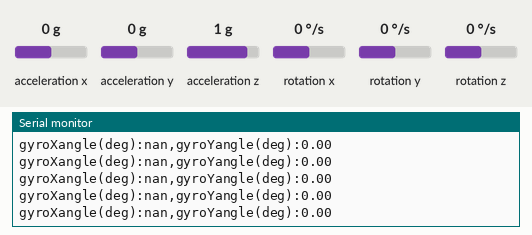
This sketch was run on a simulated Arduino Uno, built with avr-gcc and run on an emulated ATmega328P. Shown: the last lines printed to the serial monitor. Wiring (inferred from the names in the program): MPU-6050 motion sensor at I2C address 0x68. The inputs (shaded band) are chosen by the test bench; at power-on: rotation y 0 °/s, acceleration x 0 g, acceleration z 1 g, acceleration y 0 g, rotation x 0 °/s, rotation z 0 °/s.

Above: at 10.0 s.
10.1 s: rotation y set to -192 °/s
At 10.15 s:
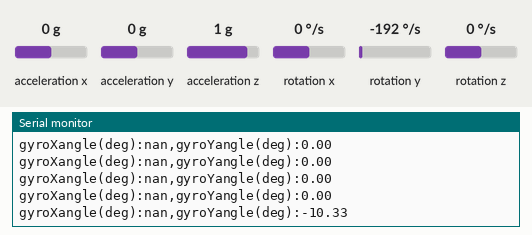
11.6 s: acceleration x set to -1.4 g
At 11.61 s:
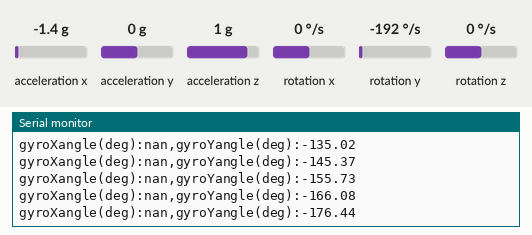
14.6 s: acceleration z set to -1.4 g
At 14.63 s:
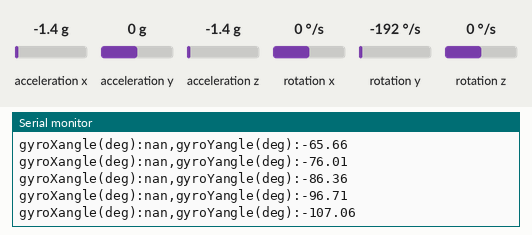
17.6 s: acceleration y set to -1.4 g
At 17.6 s:
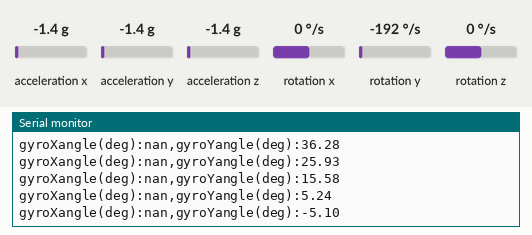
19.1 s: acceleration x set to 0 g
At 19.11 s:
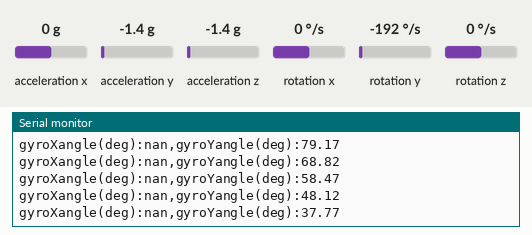
22.1 s: acceleration z set to 1.4 g
At 22.13 s:
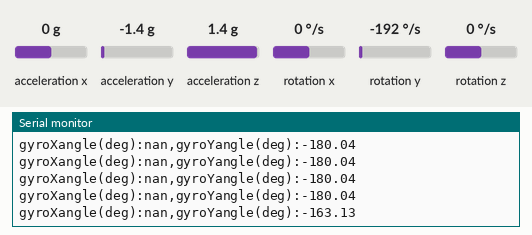
Timing chart, 0 to 25.1 s (numbered marks = the images above; inputs shaded):
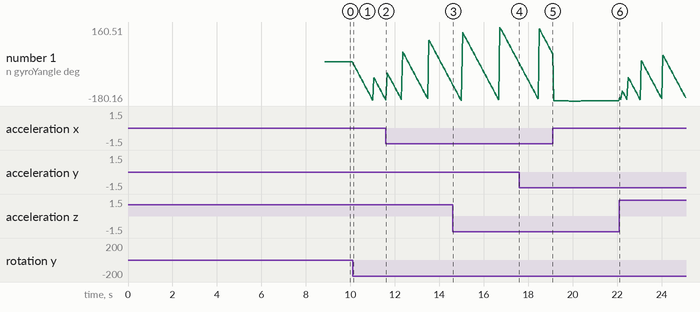

Measured:
- after the input at 10.1 s, the serial monitor: prints a new line at once (image 1)
- after the input at 22.1 s, the serial monitor: prints a new line at once (image 6)
- plotted number 1: 0 → -176.44 after the input at 10.1 s, -180.04 → -149 after the input at 22.1 s

The sketch:

mpu6050_kalman.ino
```cpp
#include <Wire.h>
#include <Kalman.h> // Source: https://github.com/TKJElectronics/KalmanFilter

//////#define RESTRICT_PITCH

Kalman kalmanX; // Create the Kalman instances
Kalman kalmanY;


/* ***********************************************************
                        Global Constants
 * ********************************************************* */
const int MPU_addr = 0x68;             // I2C address of MPU-6050

int16_t AcX, AcY, AcZ;                 //accelerometer - force it to be a 16-bit integer
double gForceX, gForceY, gForceZ;
long AcXo = 0, AcYo = 0, AcZo = 0;             //加速度计偏移量
int AcRange = 0;                       //accelerometer Range at the cost of Sensitivity - see setupMPU
//values 0, 1, 2, 3

int16_t GyX, GyY, GyZ;                 //gyroscope - force it to be a 16-bit integer
double rotX=0, rotY=0, rotZ=0;
long GyXo = 0, GyYo = 0, GyZo = 0;             //陀螺仪偏移量
int GyRange = 0;                       //gyroscope Range at the cost of Sensitivity - see setupMPU
//values 0, 1, 2, 3

double gyroXangle=0, gyroYangle=0;        // Angle calculate using the gyro only
double compAngleX=0, compAngleY=0;        // Calculated angle using a complementary filter
double kalAngleX=0, kalAngleY=0;          // Calculated angle using a Kalman filter

double roll;
double pitch;

float Tmp;                             //temperature

int loopDelay = 50;
int calibrateDelay = 1;

uint32_t timer;                        //微分时间

float pi = 3.14159265;

/*
  uint8_t n_sample = 8;                       //加速度计滤波算法采样个数
  float aaxs[8] = {0}, aays[8] = {0}, aazs[8] = {0};         //x,y轴采样队列
  long aax_sum, aay_sum, aaz_sum;                      //x,y轴采样和
*/

void setup() {
  Serial.begin(9600);
  Wire.begin();
  setupMPU();


  for(int i=0;i<500;i++) //可能是为了读出初始化后产生的脏数据
  {
    recordAccel();
    recordGyro();
  }

  delay(2000);
  unsigned short times = 2000;             //采样次数
  for (int i = 0; i < times; i++)          //得到初始的offset
  {
    recordAccel();
    recordGyro();
    AcXo += AcX; AcYo += AcY; AcZo += AcZ;      //采样和
    GyXo += GyX; GyYo += GyY; GyZo += GyZ;
    delay(calibrateDelay);
  }

  AcXo /= times; AcYo /= times; AcZo /= times; //计算加速度计偏移
  GyXo /= times; GyYo /= times; GyZo /= times; //计算陀螺仪偏移

/*
  Serial.print(" AcXo=");
  Serial.println(AcXo);
  Serial.print(" AcYo=");
  Serial.println(AcYo);
  Serial.print(" AcZo=");
  Serial.println(AcZo); */

  recordAccel();
  recordGyro();
  recordAngleByAcc();

  kalmanX.setAngle(roll); // Set starting angle
  kalmanY.setAngle(pitch);
  gyroXangle = roll;
  gyroYangle = pitch;
  compAngleX = roll;
  compAngleY = pitch;

  timer = micros();


}


void loop() {


  double dt = (double)(micros() - timer) / 1000000; // Calculate delta time
  timer = micros();

  recordAccel();
  //recordTemperature();
  recordGyro();

  recordAngleByAcc(); // 计算roll, pitch
  processGyroData();  // 计算陀螺仪输出的角速度rotX, rotY, rotZ

  //Kalman filter

#ifdef RESTRICT_PITCH
  // This fixes the transition problem when the accelerometer angle jumps between -180 and 180 degrees
  if ((roll < -90 && kalAngleX > 90) || (roll > 90 && kalAngleX < -90)) {
    kalmanX.setAngle(roll);
    compAngleX = roll;
    kalAngleX = roll;
    gyroXangle = roll;
  } else
    kalAngleX = kalmanX.getAngle(roll, rotX, dt); // Calculate the angle using a Kalman filter

  if (abs(kalAngleX) > 90)
    rotY = -rotY; // Invert rate, so it fits the restriced accelerometer reading
  kalAngleY = kalmanY.getAngle(pitch, rotY, dt);
#else
  // This fixes the transition problem when the accelerometer angle jumps between -180 and 180 degrees
  if ((pitch < -90 && kalAngleY > 90) || (pitch > 90 && kalAngleY < -90)) {
    kalmanY.setAngle(pitch);
    compAngleY = pitch;
    kalAngleY = pitch;
    gyroYangle = pitch;
  } else
    kalAngleY = kalmanY.getAngle(pitch, rotY, dt); // Calculate the angle using a Kalman filter

  if (abs(kalAngleY) > 90)
    rotX = -rotX; // Invert rate, so it fits the restriced accelerometer reading
  kalAngleX = kalmanX.getAngle(roll, rotX, dt); // Calculate the angle using a Kalman filter
#endif

  //角速度累加
  gyroXangle += rotX * dt; // Calculate gyro angle without any filter
  gyroYangle += rotY * dt;

  //gyroXangle += kalmanX.getRate() * dt; // Calculate gyro angle using the unbiased rate
  //gyroYangle += kalmanY.getRate() * dt;

  compAngleX = 0.93 * (compAngleX + rotX * dt) + 0.07 * roll; // Calculate the angle using a Complimentary filter
  compAngleY = 0.93 * (compAngleY + rotY * dt) + 0.07 * pitch;

  // Reset the gyro angle when it has drifted too much
  if (gyroXangle < -180 || gyroXangle > 180)
    gyroXangle = kalAngleX;
  if (gyroYangle < -180 || gyroYangle > 180)
    gyroYangle = kalAngleY;


  //printData();
  //plotAccelData();
  plotData();
  delay(loopDelay);

}

/* ***********************************************************
                           Functions
 * ********************************************************* */

void setupMPU() {
  /* *********************************************************
     This function consists of three parts:
       Sets the MPU-6050 Power Management Device reset, sleep mode,
         cycle mode, and Temperature disable bits to zero
       Sets Accelerometer sensitivity
       Sets Gyroscope Sensitivity
     Could be called again if a change in sensitivty is desired
  */

  //Local Variable
  byte c;                              //byte should be a unsigned 8-bit value
  byte buffer[1];

  /* *********************
           PWR_MGMT_1
   ********************* */
  /* Power Management Section 4.28 in Register Map Datasheet.  Since the MPU-6050
     powers up in sleep mode, we'll need to wake it.
      Register  Bit7     Bit6   Bit5   Bit4   Bit3   Bit2  Bit1  Bit0
     |   6B   |Device | Sleep | Cycle |  -  | Temp  |    CLKSEL       |
     |        | Reset |       |       |     |Disable|  (clock source) |
     -->Page 9 (in section 4) see Note: The device will come up in sleep mode upon power-up.
  */
  readFrom(0x6B, 1, buffer);
  c = buffer[1] & 0x07;                //Registry Value AND with 0b00000111 zeros bits 7,6,5,4 & 3
  writeTo(0x6B, c);                    //Then we set the bits to zero and keep the clock source bits the same
  //OR writeTo(0x6B,0);
  //Caution: this will also set the clock source to zero - which in this case is ok
  //  if you didn't want to change the clock source (example using an external clock)
  //  use a method like above.

  /* *********************
          GYRO_CONFIG
   ********************* */
  /* Gyroscope Configuration Section 4.4 in Register Map Datasheet
     full scale range: ±250, ±500, ±1000, ±2000°/sec
      Register  Bit7    Bit6    Bit5     Bit4   Bit3    Bit2  Bit1  Bit0
     |   1B   | XG_ST | YG_ST | ZG_ST |Full Scale Range|  -  |  -  |  -  |
     |        |       |       |       | Select FS_SEL  |     |     |     |
     (Setting XG_ST,TG_ST and ZG_ST to 1 will perform a self test)

     Section 4.19 Gyroscope Measurements:
      FS_SEL    Binary    Full Scale Range
     |   0   |      0  |     ±250°/sec     |
     |   1   |   1000  |     ±500°/sec     |
     |   2   |  10000  |    ±1000°/sec     |
     |   3   |  11000  |    ±2000°/sec     |
     -->Note: FS_SEL/360*60sec/min = RotationValue in RPM
        Sensitivity decreases with larger range.
  */
  switch (GyRange) {                   //GyRange set in Global Variables above
    case 0:
      writeTo(0x1B, 0x0);             //Set GYRO_CONFIG to FS_SEL ±250°/sec
      break;
    case 1:
      writeTo(0x1B, 0x8);             //Set GYRO_CONFIG to FS_SEL ±500°/sec
      break;
    case 2:
      writeTo(0x1B, 0x10);            //Set GYRO_CONFIG to FS_SEL ±1000°/sec
      break;
    case 3:
      writeTo(0x1B, 0x18);            //Set GYRO_CONFIG to FS_SEL ±2000°/sec
      break;
    default:
      writeTo(0x1B, 0x0);             //Set GYRO_CONFIG to FS_SEL ±250°/sec
  }

  /* *********************
         ACCEL_CONFIG
   ********************* */
  /* Accelerometer Configuration Section 4.5 in the Register Map datasheet
     full scale range: ±2g, ±4g, ±8g, and ±16g
     Register   Bit7    Bit6    Bit5     Bit4   Bit3    Bit2  Bit1  Bit0
     |   1C   | XA_ST | YA_ST | ZA_ST |Full Scale Range|  -  |  -  |  -  |
     |        |       |       |       | Select AFS_SEL |     |     |     |
     (Setting XA_ST,TA_ST and ZA_ST to 1 will perform a self test)

     Section 4.17
      AFS_SEL   Binary  Full Scale Range
     |   0   |      0  |     ±2g        |
     |   1   |   1000  |     ±4g        |
     |   2   |  10000  |     ±8g        |
     |   3   |  11000  |    ±16g        |
  */
  switch (AcRange) {                   //AcSensitivity set in Global Variables above
    case 0:
      writeTo(0x1C, 0x0);             //Set ACCEL_CONFIG to AFS_SEL ±2g
      break;
    case 1:
      writeTo(0x1C, 0x8);             //Set GYRO_CONFIG to AFS_SEL ±4g
      break;
    case 2:
      writeTo(0x1C, 0x10);            //Set GYRO_CONFIG to AFS_SEL ±8g
      break;
    case 3:
      writeTo(0x1C, 0x18);            //Set GYRO_CONFIG to AFS_SEL ±16g
      break;
    default:
      writeTo(0x1C, 0x0);             //Set GYRO_CONFIG to AFS_SEL ±2g
  }
}

void writeTo(byte toAddress, byte value) {
  /* *********************************************************
    Generic Wire.write() registry byte routine
         toAddress - registry location value
             value - numeric byte value
  */
  Wire.beginTransmission(MPU_addr);    // This begins the I2C communication to the MPU
  Wire.write(toAddress);               // Access the register
  Wire.write(value);                   // Set the byte value to register above
  Wire.endTransmission(true);          // Close I2C communication
}

void readFrom(byte fromAddress, int num, byte results[]) {
  /* *********************************************************
     Generic Wire.read() registry byte routine
       fromAddress - registry location value
               num - number of bytes
         results[] - array to store byte values
  */
  Wire.beginTransmission(MPU_addr);    //I2C address of the MPU
  Wire.write(fromAddress);             //Starting register for Readings
  Wire.endTransmission(false);         //This resent the request and holds the MPU for exclusive communication
  Wire.requestFrom(MPU_addr, num, true); //Request num Registers bytes and releases I2C
  int i = 0;
  while (Wire.available()) {
    results[i] = Wire.read();          //Stores values in buffer arrray
    i++;
  }
}

void recordAccel() {
  /* *********************************************************
      Section 4.17 Accelerometer Measurements Registers 3B - 40
      Note the values are broken up into High and Low bytes so we
      must store the first value and shift it 8 bits over and OR it
      with the second value to form the 16 bit value.
  */
  //Local Variable
  byte buffer[6];

  readFrom(0x3B, 6, buffer);
  AcX = buffer[0] << 8 | buffer[1];    //Store two bytes 0x3B (ACCEL_XOUT_H) & 0x3C (ACCEL_XOUT_L)
  //AcX = buffer[0]*256+buffer[1];     // OR you could also do this
  AcY = buffer[2] << 8 | buffer[3];    //Store two bytes 0x3D (ACCEL_YOUT_H) & 0x3E (ACCEL_YOUT_L)
  AcZ = buffer[4] << 8 | buffer[5];    //Store two bytes 0x3F (ACCEL_ZOUT_H) & 0x40 (ACCEL_ZOUT_L)

}

void processAccelData() {
  /* *********************************************************
     Section 4.17 Accelerometer Measurements

      AFS_SEL Binary Full Scale Range  LSB Sensitity
     |   0   |   0  |     ±2g        |  16384 LSB/g |
     |   1   |   1  |     ±4g        |   8192 LSB/g |
     |   2   |  10  |     ±8g        |   4096 LSB/g |
     |   3   |  11  |    ±16g        |   2048 LSB/g |

     --> g force in direction = AcX/LSB Sensitivity
  */
  //Local Variable
  float LSB;

  switch (AcRange) {
    case 0:
      LSB = 16384.0;                  //AFS_SEL ±2g
      break;
    case 1:
      LSB = 8192.0;                   //AFS_SEL ±4g
      break;
    case 2:
      LSB = 4096.0;                   //AFS_SEL ±8g
      break;
    case 3:
      LSB = 2048.0;                   //AFS_SEL ±16g
      break;
    default:
      LSB = 16384.0;                  //AFS_SEL ±2g
  }
  gForceX = (float)(AcX - AcXo) / LSB;
  gForceY = (float)(AcY - AcYo) / LSB;
  gForceZ = (float)(AcZ - AcZo) / LSB;
}

void recordAngleByAcc()
{
  double accAbsX, accAbsY, accAbsZ;
  accAbsX = AcX - AcXo;
  accAbsY = AcY - AcYo;
  accAbsZ = AcZ - AcZo;

  /*

  Serial.print(" accAbsX=");
  Serial.println(accAbsX);
  Serial.print(" accAbsY=");
  Serial.println(accAbsY);
  Serial.print(" accAbsZ=");
  Serial.println(accAbsZ);
  */


#ifdef RESTRICT_PITCH // Eq. 25 and 26
  roll  = atan2(accAbsY, accAbsZ) * 180 / pi;
  pitch = atan(-accAbsX / sqrt(accAbsY * accAbsY + accAbsZ * accAbsZ)) * 180 / pi;
#else // Eq. 28 and 29
  roll  = atan(accAbsY / sqrt(accAbsX * accAbsX + accAbsZ * accAbsZ)) * 180 / pi;
  pitch = atan2(-accAbsX, accAbsZ) * 180 / pi;
#endif

}


void recordTemperature() {
  /* *********************************************************
     Section 4.18 Temperature Measurement
     The scale factor and offset for the temperature sensor are found
     in the Electrical Specifications table (Section 6.3 of the
     MPU-6000/MPU-6050 Product Specification document).
       Range = -40 to +85
       Sensitivity = 340
       Temperature offset = -521 at 35°C            = B1111110111110111
         therfore:
           C = (RawData - offest)/340 = RawData/340 - offset/340
           offset = -521-(340*35) = -12412
           C = RawData/340 - (-12412)/340 = RawData/340 + 36.51  (that's funny, equation provided shows 36.53)
     Note: the measurement is stored as a signed 16-bit number
  */
  //Local Variable
  byte buffer[2];
  int rTmp;                            //Raw temperature Temperature number signed integer

  readFrom(0x41, 2, buffer);
  rTmp = buffer[0] << 8 | buffer[1];   //Stores two bytes 0x41 (TEMP_OUT_H) & 0x42 (TEMP_OUT_L)
  Tmp = (float)rTmp / 340.00 + 36.53;  //equation for temperature in degrees C from datasheet
}

void recordGyro() {
  /* *********************************************************
      Section 4.19 Gyroscope Measurements  Registers 0x43 - 0x48
      Note the values are broken up into High and Low bytes so we
      must store the first value and shift it 8 bits over and OR it
      with the second value to form the 16 bit value.
  */
  //Local Variable
  byte buffer[6];

  readFrom(0x43, 6, buffer);           //Request Gyro Registers (43 - 48)
  GyX = buffer[0] << 8 | buffer[1];    //Store two bytes 0x43 (GYRO_XOUT_H) & 0x44 (GYRO_XOUT_L)
  GyY = buffer[2] << 8 | buffer[3];    //Store two bytes 0x45 (GYRO_YOUT_H) & 0x46 (GYRO_YOUT_L)
  GyZ = buffer[4] << 8 | buffer[5];    //Store two bytes 0x47 (GYRO_ZOUT_H) & 0x48 (GYRO_ZOUT_L)

}

void processGyroData() {
  /* *********************************************************
     Section 4.19 Gyroscope Measurements:
      FS_SEL Binary Full Scale Range  LSB Sensitity
     |   0   |   0  |     ±250°/s    | 131.0 LSB/°/s |
     |   1   |   1  |     ±500°/s    |  65.5 LSB/°/s |
     |   2   |  10  |    ±1000°/s    |  32.8 LSB/°/s |
     |   3   |  11  |    ±2000°/s    |  16.4 LSB/°/s |

     --> rotation force in direction = GyX/LSB Sensitivity
     Note that the measurement stored is a 16-bit 2's complement value
  */
  //Local Variable
  float LSB;

  switch (GyRange) {
    case 0:
      LSB = 131.0;                    //FS_SEL ±250°/s
      break;
    case 1:
      LSB = 65.5;                     //FS_SEL ±500°/s
      break;
    case 2:
      LSB = 32.8;                     //FS_SEL ±1000°/s
      break;
    case 3:
      LSB = 16.4;                     //FS_SEL ±2000°/s
      break;
    default:
      LSB = 131.0;                    //FS_SEL ±250°/s
  }
  rotX = (float)(GyX - GyXo) / LSB;
  rotY = (float)(GyY - GyYo) / LSB;
  rotZ = (float)(GyZ - GyZo) / LSB;
}

void printData() {
  /* *********************************************************
     Print the output to the serial monitor
  */
  Serial.print("Gyro (deg)");
  Serial.print(" X=");
  Serial.print(rotX);
  Serial.print(" Y=");
  Serial.print(rotY);
  Serial.print(" Z=");
  Serial.print(rotZ);
  Serial.print("\t");    // prints a tab
  Serial.print("Accel (g)");
  Serial.print(" X=");
  Serial.print(gForceX);
  Serial.print(" Y=");
  Serial.print(gForceY);
  Serial.print(" Z=");
  Serial.print(gForceZ);
  Serial.print("\t");    // prints a tab
  Serial.print(" Temp=");
  Serial.println(Tmp);
}

void plotData()
{
  //plot("GyroX(deg)",rotX, false);
  //plot("GyroY(deg)",rotY, false);
  plot("gyroXangle(deg)", gyroXangle, false);
  plot("gyroYangle(deg)", gyroYangle, true);
}

void plotAccelData()
{
  plot("AccelX(g)", gForceX, false);
  plot("AccelY(g)", gForceY, false);
  plot("AccelZ(g)", gForceZ, true);
}

void plot(String label, float value, bool last)
{
  Serial.print(label);

  if (label != "")
  {
    Serial.print(":");
  }
  Serial.print(value);

  if (last == false)
  {
    Serial.print(",");
  }
  else
  {
    Serial.println();
  }

}
```
